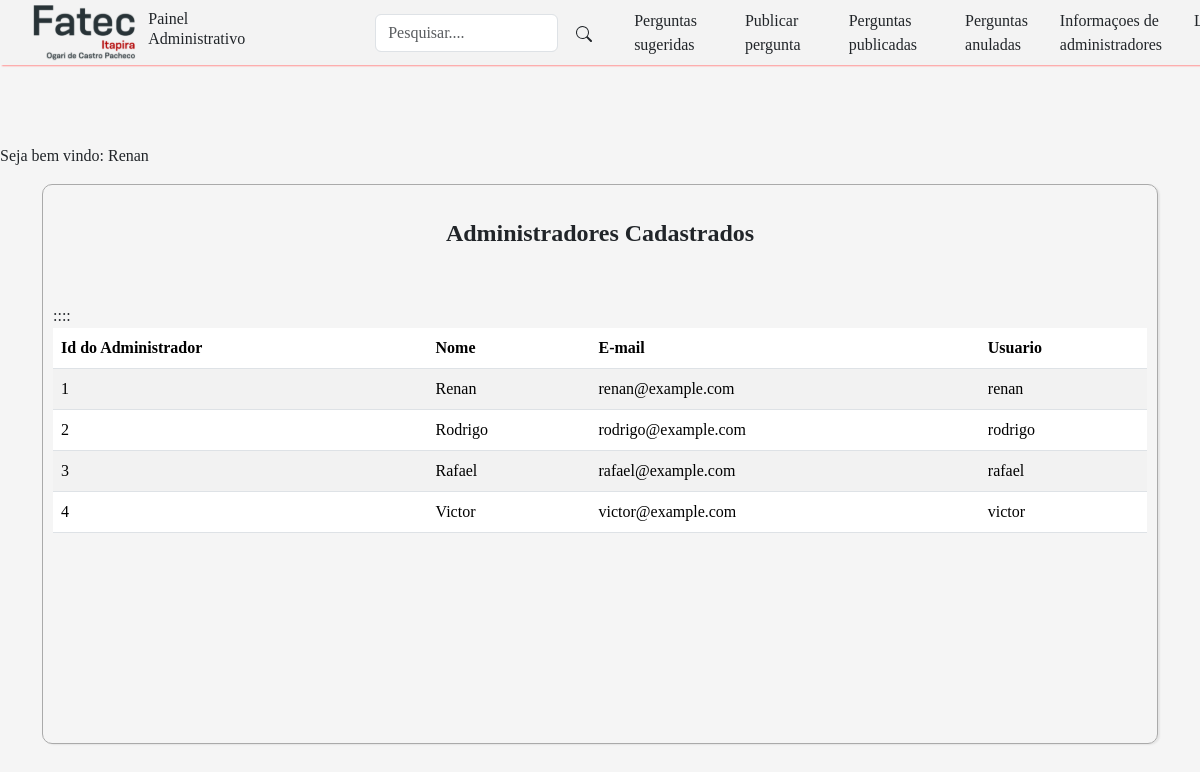
The page /view/listar_adm.php (signed in) on the database its author committed.
### tables this page shows
CREATE TABLE tb_adm (
    adm_id INT AUTO_INCREMENT NOT NULL PRIMARY KEY,
    adm_nome VARCHAR(255) NOT NULL,
    adm_email VARCHAR(100) UNIQUE NOT NULL,
    usuario VARCHAR(50) UNIQUE NOT NULL,
    senha VARCHAR(50) NOT NULL
);

### view/listar_adm.php (the view, shortened to what this page needs)
<?php
if (isset($_SESSION['nome_adm_logado'])) {
    $nome_adm = $_SESSION['nome_adm_logado'];
} else {
    header('Location: ../login.html');
    exit();
    echo "Sessão não iniciada.";
}
require_once "../class/admin.php";
require_once "../conexao.php";
if(!empty($_GET['search']))
{
    $data = $_GET['search'];
    $sql = "SELECT * FROM tb_adm WHERE (adm_id LIKE '%$data%'  or adm_nome LIKE '%$data%' or adm_email LIKE '%$data%' or usuario LIKE '%$data%' ) ORDER BY adm_id";
}
else
{
    $sql ="SELECT * FROM tb_adm ORDER BY adm_id ";
}
$result = $conexao->query($sql);
?>
<!DOCTYPE html>
<html lang="pt-BR">
<head>
    <link href="https://cdn.jsdelivr.net/npm/bootstrap@5.3.2/dist/css/bootstrap.min.css" rel="stylesheet">
    <link href="../css/areaadmin.css" rel="stylesheet">
</head>
<body>
<header>
        <nav class="navbar navbar-expand-lg fixed-top" >
            <img class="logo" src="../img/FATEC.svg">
                <div class="container ">
                <h2 class="nav-link text-light text-dark">Painel Administrativo</h2>
                <div class="box-search">
                <input type="search" class="form-control w=25" id="pesquisar" placeholder="Pesquisar...." onkeydown="handleKeyPress(event)">
                    <button class="btn" onclick="searchData()" style="margin-left:5px;">
                    </button>
                </div>
                <div class="collapse navbar-collapse  " id="navbarNav">
                <ul class="navbar-nav">
                        <li class="nav-item mx-3" >
                            <a class="nav-link text-dark" href="listar_pergunta_sugerida.php">Perguntas sugeridas</a>
                        </li>
                        <li class="nav-item mx-3">
                            <a class="nav-link text-dark" href="form_nova_pergunta.php">Publicar pergunta</a>
                        </li>
                        <li class="nav-item mx-3">
                            <a class="nav-link text-dark" href="listar_pergunta_publicada.php">Perguntas publicadas</a>
                        </li>
                        <li class="nav-item mx-3">
                            <a class="nav-link text-dark" href="listar_pergunta_anulada.php">Perguntas anuladas</a>
                        </li>
                            <a class="nav-link text-dark" href="listar_adm.php">Informaçoes de administradores</a>
                        <li class="nav-item mx-3">
                            <a class="nav-link text-dark" href="?logout=true"> Logout</a>
                        </li>
                    </ul>
                    </div>
            </div>
        </nav>
    </header>
    <br><br><br><br><br><br>
    <?php echo "<p>Seja bem vindo: $nome_adm</p>" ?>
    <main>
        <div class="container">
            <div class="table-container">
                <table class="table table-striped bg-light">
                    <thead>
                        <br>
                        <h4>Administradores Cadastrados</h4>
                        <br><br>
                        <tr>
                            <th>Id do Administrador</th>
                            <th>Nome</th>
                            <th>E-mail</th>
                            <th>Usuario</th>
                        </tr>
                    </thead>
                        <tbody>
                        <?php
                        while($user_data = $result-> fetch(PDO::FETCH_ASSOC))
                        {
                            echo"<tr>:";
                            echo"<td>".$user_data['adm_id']."</td>";
                            echo"<td>".$user_data['adm_nome']."</td>";
                            echo"<td>".$user_data['adm_email']."</td>";
                            echo"<td>".$user_data['usuario']."</td>";
                        }
                    ?>
                        </tbody>
                </table>
            </div>
        </div>
        <br><br>
    </main>
</body>
</html>

### css/areaadmin.css (style rules this page uses)
body { background-color:#F5F5F5; font-family: Tahoma; }
nav { height: 65px;background-color:#F3F3F3; box-shadow:2px 1px 1.5px #FF9393; }
.table-container { height: 70vh; overflow-x: auto; border: solid 0.5px #AAAAAA; border-radius: 10px; box-shadow:2px 1px 1.5px #E5E5E5; padding: 10px; }
th { padding:10px; }
h4 { text-align: center;font-weight: bold; }
h2 { font-size: 20px;margin-right: 125px; }
.box-search { display:flex; padding:5px; width:500px; align-items: center; }
.logo { margin-left: 33px;height: 65px;margin-top: 10px; }

### rows shown on the page
tb_adm: adm_id "1", adm_nome "Renan", adm_email "renan@example.com", usuario "renan"
tb_adm: adm_id "2", adm_nome "Rodrigo", adm_email "rodrigo@example.com", usuario "rodrigo"
tb_adm: adm_id "3", adm_nome "Rafael", adm_email "rafael@example.com", usuario "rafael"
tb_adm: adm_id "4", adm_nome "Victor", adm_email "victor@example.com", usuario "victor"

### other values the page prints
$nome_adm "Renan"
